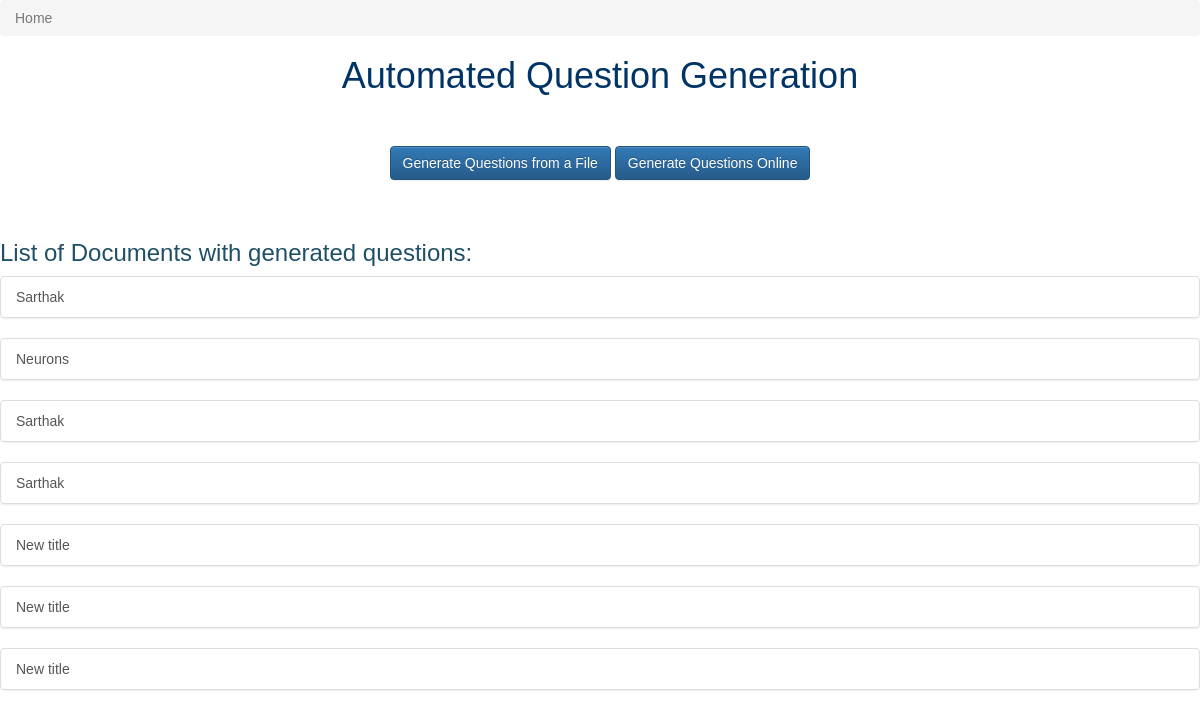
Page /home/ on the earlier database version.
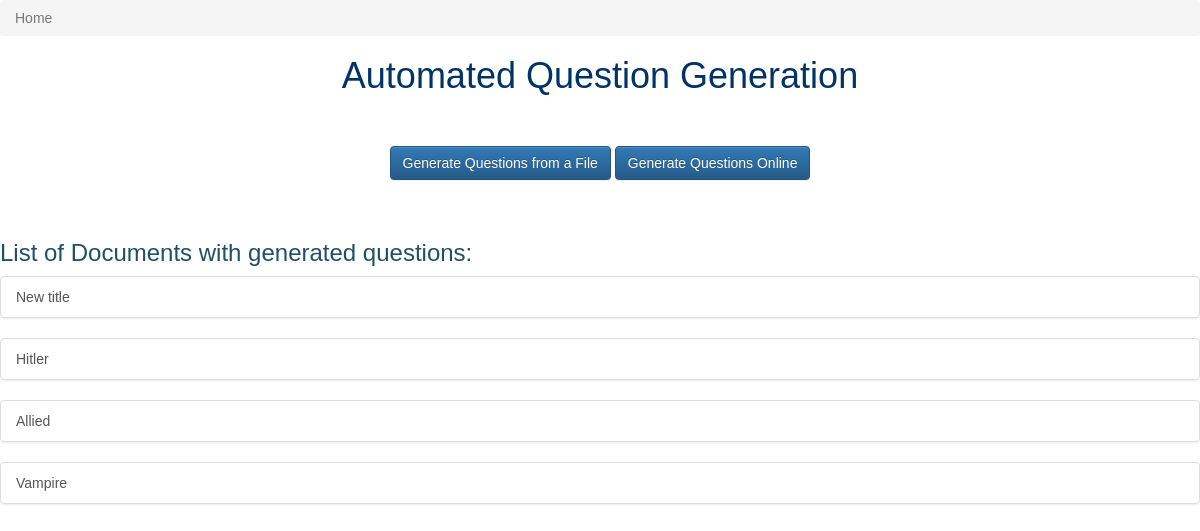
Same page on the later database version.
### documents/models.py (models this page shows, shortened)
class Document(models.Model):
    title = models.CharField(max_length=120, blank=False)
    timestamp = models.DateField(auto_now=False, auto_now_add=True)
    updated = models.DateField(auto_now=True, auto_now_add=False)
    slug = models.SlugField(unique=True, blank=True)
    doc_text = models.TextField(null=True, blank=False)
    unprocessed_doc = models.FileField(upload_to=upload_location_unprocessed_file, null=True, blank=False)
    processed_doc = models.FileField(null=True, blank=True)
    generated_questions_doc = models.FileField(null=True, blank=True)
    json_doc = models.FileField(null=True, blank=True)
    docs_extensions = (
                        (".srt", "Closed Caption File"),
                        (".txt", "Text File"),
    )
    file_extension = models.CharField(max_length=10, null=False, blank=False, choices=docs_extensions, default=".txt")
    def get_absolute_url(self):
        return reverse("docs:doc_detail", kwargs={ "slug" : self.slug })

### documents/views.py (the view)
# urls.py: url(r'^home/$', views.home_page, name='home_page'),
def home_page(request):
    queryset = Document.objects.all()
    context = {
        "queryset" : queryset,
    }
    return render(request, "home.html", context)

### templates/home.html (shortened to what this page needs)
{% extends "base.html" %}
<{% block content %}
<div style="font-family: Arial">
<ul class="breadcrumb">
          <li class="active">Home</li>
</ul>
<h1 style="color: #003366" align="center"> Automated Question Generation </h1>
    <br><br>
    <div align="center">
            <a class="btn btn-primary" href='{% url "docs:doc_create_file" %}' role="button">Generate Questions from a File</a>
            <a class="btn btn-primary" href='{% url "docs:doc_create_online" %}' role="button">Generate Questions Online</a>
    </div>
    <br><br>
    <h3 style="color: #205067" align="left">List of Documents with generated questions: </h3>
    {% for obj in queryset %}
    <div class="list-group">
      <a href='{{ obj.get_absolute_url }}' class="list-group-item">
        {{ obj.title }}
      </a>
      </div>
    {% endfor %}
</div>
{% endblock content%}

### templates/base.html (shortened to what this page needs)
<!DOCTYPE html>
<html lang="en">
<head>
<link rel="stylesheet" href="https://maxcdn.bootstrapcdn.com/bootstrap/3.3.7/css/bootstrap.min.css">
<link rel="stylesheet" href="https://maxcdn.bootstrapcdn.com/bootstrap/3.3.7/css/bootstrap-theme.min.css">
</head>
<body>
{% block content %}
{% endblock content %}
</body>
</html>

Differences in the rows shown:
removed Document: title "Sarthak"
removed Document: title "Neurons"
removed Document: title "Sarthak"
removed Document: title "Sarthak"
removed Document: title "New title"
removed Document: title "New title"
added Document: title "Hitler"
added Document: title "Allied"
added Document: title "Vampire"
